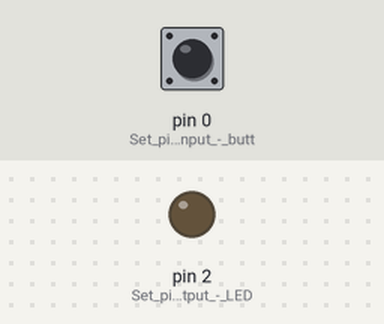
The sketch below on a simulated Arduino Uno, built with avr-gcc and run on an emulated ATmega328P. Shown: output pins drawn as LEDs (lit = HIGH). The inputs (shaded band) are chosen by the test bench; at power-on: pin 0 (Set_pin_0_as_input_-_butt) LOW.

Above: at 1.2 s.
1.3 s: pin 0 (Set_pin_0_as_input_-_butt) pulled HIGH for 0.15 s
At 1.7 s:
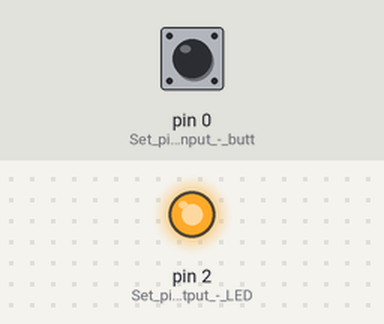
3.8 s: pin 0 (Set_pin_0_as_input_-_butt) pulled HIGH for 3.2 s
At 9.1 s:
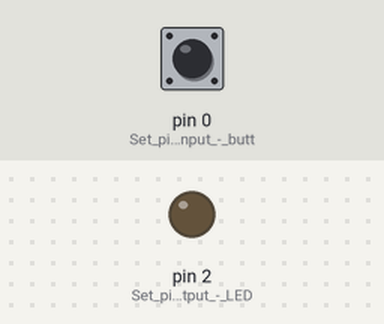
Timing chart, 0 to 10.6 s (numbered marks = the images above; inputs shaded):
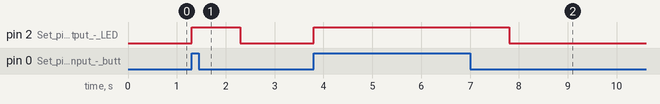

Measured:
- after the input at 1.3 s, pin 2 (Set_pin_2_as_output_-_LED): LOW → HIGH at once, → LOW 1.0 s later
- after the input at 3.8 s, pin 2 (Set_pin_2_as_output_-_LED): LOW → HIGH at once, → LOW 4.0 s later

The sketch:

pushbutton.ino
```cpp
void setup() {
  pinMode(0, INPUT);      // Set pin 0 as input - button
  pinMode(2, OUTPUT);     // Set pin 2 as output - LED
}

void loop() {
  if (digitalRead(0) == HIGH)      // If input on pin 0 is HIGH
  {
    digitalWrite(2, HIGH);        // Turn ON LED
    delay(1000);                  // Wait for 1 second
  }
  else
  {
    digitalWrite(2, LOW);         // Turn OFF LED
  }
}
```
